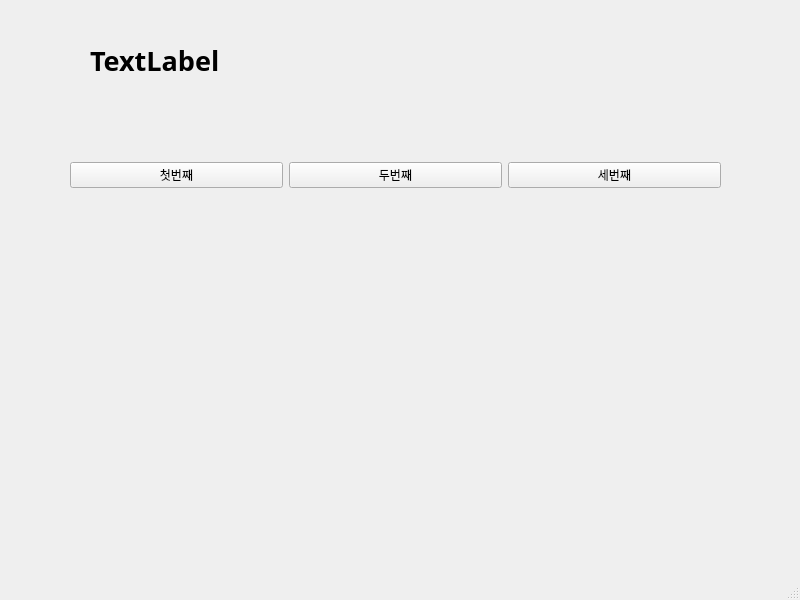
<?xml version="1.0" encoding="UTF-8"?>
<ui version="4.0">
 <class>MainWindow</class>
 <widget class="QMainWindow" name="MainWindow">
  <property name="geometry">
   <rect>
    <x>0</x>
    <y>0</y>
    <width>800</width>
    <height>600</height>
   </rect>
  </property>
  <property name="windowTitle">
   <string>MainWindow</string>
  </property>
  <widget class="QWidget" name="centralwidget">
   <widget class="QWidget" name="horizontalLayoutWidget">
    <property name="geometry">
     <rect>
      <x>70</x>
      <y>110</y>
      <width>651</width>
      <height>131</height>
     </rect>
    </property>
    <layout class="QHBoxLayout" name="horizontalLayout">
     <item>
      <widget class="QPushButton" name="pushButton_3">
       <property name="text">
        <string>첫번째</string>
       </property>
      </widget>
     </item>
     <item>
      <widget class="QPushButton" name="pushButton">
       <property name="text">
        <string>두번째</string>
       </property>
      </widget>
     </item>
     <item>
      <widget class="QPushButton" name="pushButton_2">
       <property name="text">
        <string>세번째</string>
       </property>
      </widget>
     </item>
    </layout>
   </widget>
   <widget class="QLabel" name="label">
    <property name="geometry">
     <rect>
      <x>90</x>
      <y>30</y>
      <width>571</width>
      <height>61</height>
     </rect>
    </property>
    <property name="font">
     <font>
      <family>맑은 고딕</family>
      <pointsize>20</pointsize>
      <weight>75</weight>
      <bold>true</bold>
     </font>
    </property>
    <property name="text">
     <string>TextLabel</string>
    </property>
   </widget>
  </widget>
  <widget class="QMenuBar" name="menubar">
   <property name="geometry">
    <rect>
     <x>0</x>
     <y>0</y>
     <width>800</width>
     <height>26</height>
    </rect>
   </property>
  </widget>
  <widget class="QStatusBar" name="statusbar"/>
 </widget>
 <resources/>
 <connections>
  <connection>
   <sender>pushButton_3</sender>
   <signal>clicked()</signal>
   <receiver>MainWindow</receiver>
   <slot>firstClick()</slot>
   <hints>
    <hint type="sourcelabel">
     <x>123</x>
     <y>200</y>
    </hint>
    <hint type="destinationlabel">
     <x>179</x>
     <y>260</y>
    </hint>
   </hints>
  </connection>
  <connection>
   <sender>pushButton</sender>
   <signal>clicked()</signal>
   <receiver>MainWindow</receiver>
   <slot>secondClick()</slot>
   <hints>
    <hint type="sourcelabel">
     <x>406</x>
     <y>210</y>
    </hint>
    <hint type="destinationlabel">
     <x>435</x>
     <y>260</y>
    </hint>
   </hints>
  </connection>
  <connection>
   <sender>pushButton_2</sender>
   <signal>clicked()</signal>
   <receiver>MainWindow</receiver>
   <slot>thirdClick()</slot>
   <hints>
    <hint type="sourcelabel">
     <x>608</x>
     <y>195</y>
    </hint>
    <hint type="destinationlabel">
     <x>680</x>
     <y>257</y>
    </hint>
   </hints>
  </connection>
 </connections>
 <slots>
  <slot>firstClick()</slot>
  <slot>secondClick()</slot>
  <slot>thirdClick()</slot>
 </slots>
</ui>
